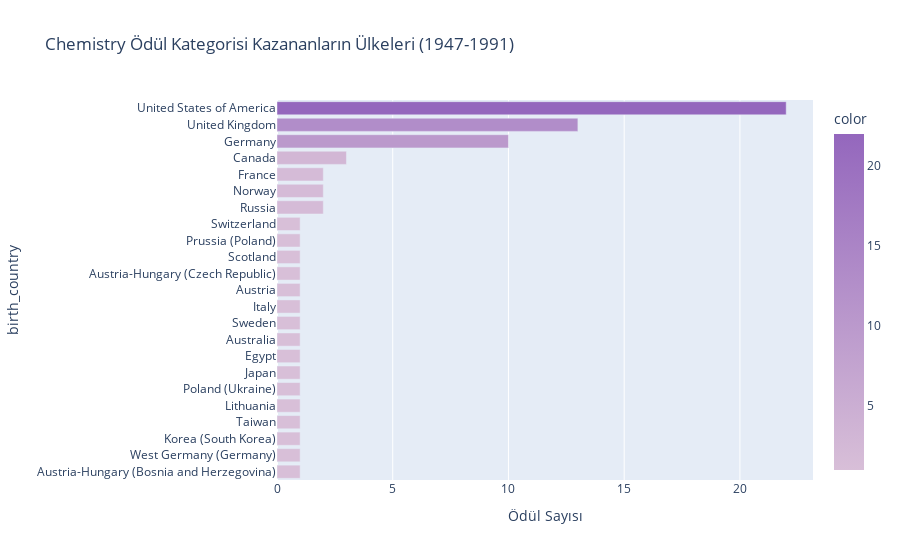
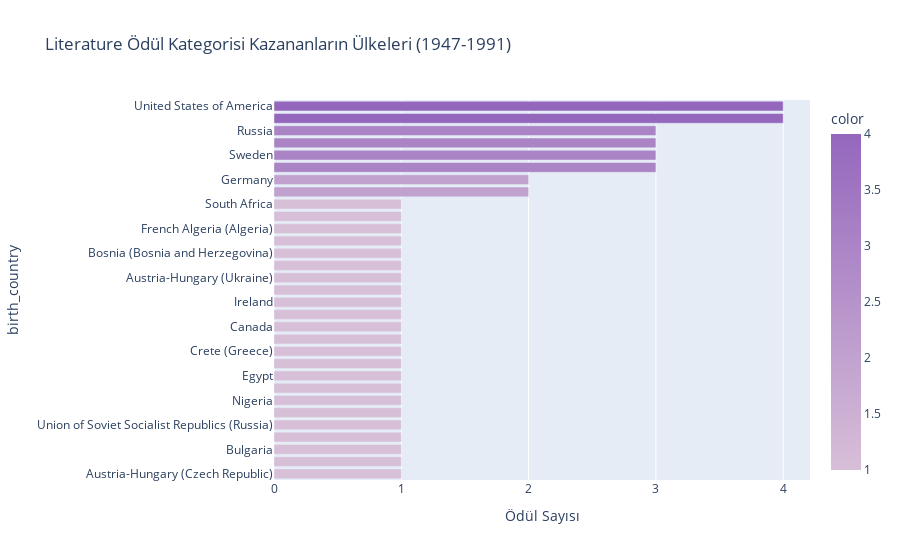

Notebook source saved alongside these figures, in order:
### Markdown cell above
# QUESTION 7: Visualize and interpret the categories and countries of the Nobel Prize winners between 1947-1991. (A separate graph is required for each category)

### Code cell
selected_years_data = nobel_prize[(nobel_prize["year"] >= 1947) & (nobel_prize["year"] <= 1991)]


categories = selected_years_data["category"].unique()


for category in categories:
    category_data = selected_years_data[selected_years_data["category"] == category]
    fig = px.bar(category_data["birth_country"].value_counts(), orientation="h",
                 labels={"value": "Ödül Sayısı", "index": "Ülke"},
                 title=f"{category} Ödül Kategorisi Kazananların Ülkeleri (1947-1991)",
                 color=category_data["birth_country"].value_counts(), 
                 color_continuous_scale=["thistle", "#9467bd"],  
                 )
    fig.update_layout(yaxis={"categoryorder":"total ascending"})
    fig.show()

### Figure 1 — Plotly figure (JSON) as saved in the notebook; plotly's stock layout.template omitted (floating-point values rounded to 4 significant figures)
{"data": [{"alignmentgroup": "True", "hovertemplate": "Ödül Sayısı=%{x}<br>birth_country=%{y}<br>color=%{marker.color}<extra></extra>", "legendgroup": "", "marker": {"color": [22, 13, 10, 3, 2, 2, 2, 1, 1, 1, 1, 1, 1, 1, 1, 1, 1, 1, 1, 1, 1, 1, 1], "coloraxis": "coloraxis", "pattern": {"shape": ""}}, "name": "", "offsetgroup": "", "orientation": "h", "showlegend": false, "textposition": "auto", "type": "bar", "x": [22, 13, 10, 3, 2, 2, 2, 1, 1, 1, 1, 1, 1, 1, 1, 1, 1, 1, 1, 1, 1, 1, 1], "xaxis": "x", "y": ["United States of America", "United Kingdom", "Germany", "Canada", "Russia", "Norway", "France", "Austria-Hungary (Bosnia and Herzegovina)", "West Germany (Germany)", "Korea (South Korea)", "Taiwan", "Lithuania", "Poland (Ukraine)", "Japan", "Egypt", "Australia", "Sweden", "Italy", "Austria", "Austria-Hungary (Czech Republic)", "Scotland", "Prussia (Poland)", "Switzerland"], "yaxis": "y"}], "layout": {"barmode": "relative", "coloraxis": {"colorbar": {"title": {"text": "color"}}, "colorscale": [[0, "thistle"], [1, "#9467bd"]]}, "legend": {"tracegroupgap": 0}, "title": {"text": "Chemistry Ödül Kategorisi Kazananların Ülkeleri (1947-1991)"}, "xaxis": {"anchor": "y", "domain": [0, 1], "title": {"text": "Ödül Sayısı"}}, "yaxis": {"anchor": "x", "categoryorder": "total ascending", "domain": [0, 1], "title": {"text": "birth_country"}}}}

### Figure 2 — Plotly figure (JSON) as saved in the notebook; plotly's stock layout.template omitted (floating-point values rounded to 4 significant figures)
{"data": [{"alignmentgroup": "True", "hovertemplate": "Ödül Sayısı=%{x}<br>birth_country=%{y}<br>color=%{marker.color}<extra></extra>", "legendgroup": "", "marker": {"color": [4, 4, 3, 3, 3, 3, 2, 2, 1, 1, 1, 1, 1, 1, 1, 1, 1, 1, 1, 1, 1, 1, 1, 1, 1, 1, 1, 1, 1, 1, 1], "coloraxis": "coloraxis", "pattern": {"shape": ""}}, "name": "", "offsetgroup": "", "orientation": "h", "showlegend": false, "textposition": "auto", "type": "bar", "x": [4, 4, 3, 3, 3, 3, 2, 2, 1, 1, 1, 1, 1, 1, 1, 1, 1, 1, 1, 1, 1, 1, 1, 1, 1, 1, 1, 1, 1, 1, 1], "xaxis": "x", "y": ["United Kingdom", "United States of America", "France", "Sweden", "Spain", "Russia", "Italy", "Germany", "Austria-Hungary (Czech Republic)", "Russian Empire (Lithuania)", "Bulgaria", "Colombia", "Union of Soviet Socialist Republics (Russia)", "Madagascar", "Nigeria", "Russian Empire (Poland)", "Egypt", "Mexico", "Crete (Greece)", "Japan", "Canada", "Chile", "Ireland", "Guatemala", "Austria-Hungary (Ukraine)", "Ottoman Empire (Turkey)", "Bosnia (Bosnia and Herzegovina)", "Guadeloupe Island", "French Algeria (Algeria)", "Iceland", "South Africa"], "yaxis": "y"}], "layout": {"barmode": "relative", "coloraxis": {"colorbar": {"title": {"text": "color"}}, "colorscale": [[0, "thistle"], [1, "#9467bd"]]}, "legend": {"tracegroupgap": 0}, "title": {"text": "Literature Ödül Kategorisi Kazananların Ülkeleri (1947-1991)"}, "xaxis": {"anchor": "y", "domain": [0, 1], "title": {"text": "Ödül Sayısı"}}, "yaxis": {"anchor": "x", "categoryorder": "total ascending", "domain": [0, 1], "title": {"text": "birth_country"}}}}
